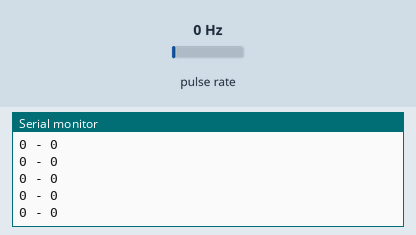
Simulated run of this sketch. Board: Arduino Uno, built with avr-gcc and run on an emulated ATmega328P. On the bench: the last lines printed to the serial monitor. Wiring (inferred from the names in the program): pulse sensor: data pin 3. The inputs (shaded band) are chosen by the test bench; at power-on: pulse rate 0 Hz.

Above: at 1.2 s.
1.3 s: pulse rate (sensor on pin 3) set to 50 Hz
At 2.4 s:
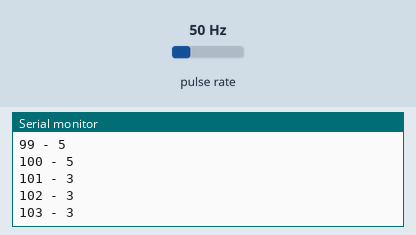
4.3 s: pulse rate (sensor on pin 3) set to 196 Hz
At 5.0 s:
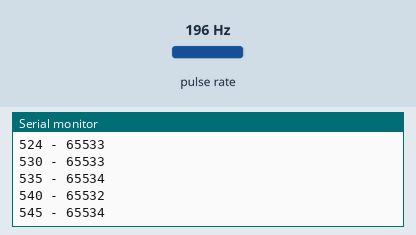
Timing chart, 0 to 7.3 s (numbered marks = the images above; inputs shaded):
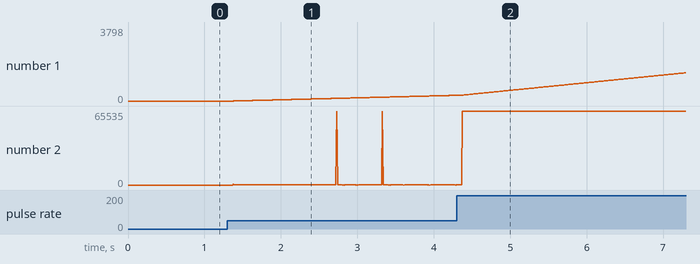

The sketch:

tiempo_entre_interrupciones_muestreo_robotDiferencial.ino
```cpp
volatile unsigned muestreoActualInterrupcion = 0;
volatile unsigned muestreoAnteriorInterrupcion = 0;
volatile unsigned deltaMuestreoInterrupcion = 0;
const int encoderR = 3;
int i=0;

void setup() {
  // put your setup code here, to run once:
  attachInterrupt(digitalPinToInterrupt(encoderR), deltaTick, CHANGE);
  //attachInterrupt(digitalPinToInterrupt(encoderR), deltaTick, FALLING);
  Serial.begin(9600);
}

void deltaTick(){
  deltaMuestreoInterrupcion = muestreoActualInterrupcion - muestreoAnteriorInterrupcion;
  muestreoAnteriorInterrupcion = millis();
  i++;

}

void loop() {
  // put your main code here, to run repeatedly:
  muestreoActualInterrupcion = millis();
  Serial.print(i);
  Serial.print(" - ");
  Serial.println(deltaMuestreoInterrupcion);
}
```

Measured:
- after the input at 1.3 s, the serial monitor: prints a new line after 0.08 s (image 1)
- plotted number 1: 0 → 292 after the input at 1.3 s
- plotted number 2: 0 → 10 after the input at 1.3 s
